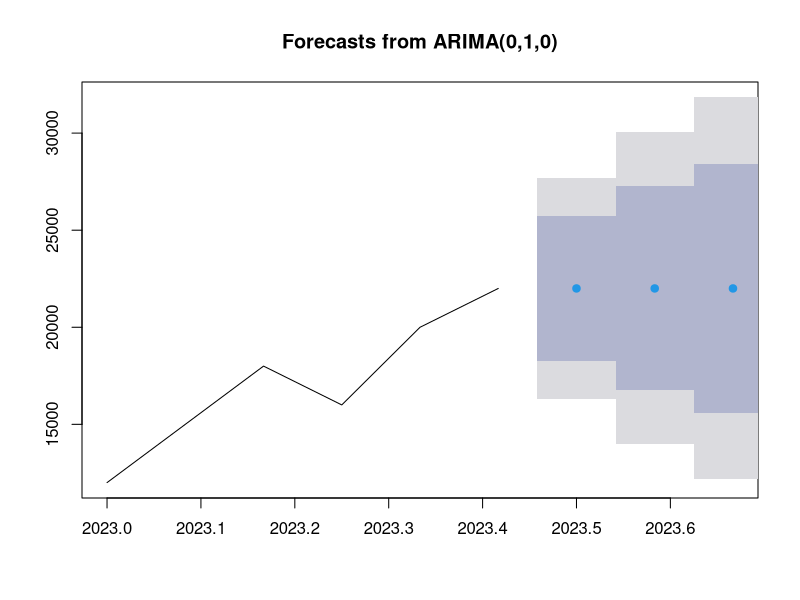

Source code (R):
library(forecast)

sales_data <- data.frame(
  Month = seq(as.Date("2023-01-01"), as.Date("2023-06-01"),by="months"),
  Sales = c(12000,15000,18000,16000,20000,22000)
)

sales_ts <- ts(sales_data$Sales,frequency = 12,start = c(2023,1))
print(sales_ts)

arima_model <- auto.arima(sales_ts)

forecast_result <- forecast(arima_model,h=3)

print(forecast_result)

plot(forecast_result)